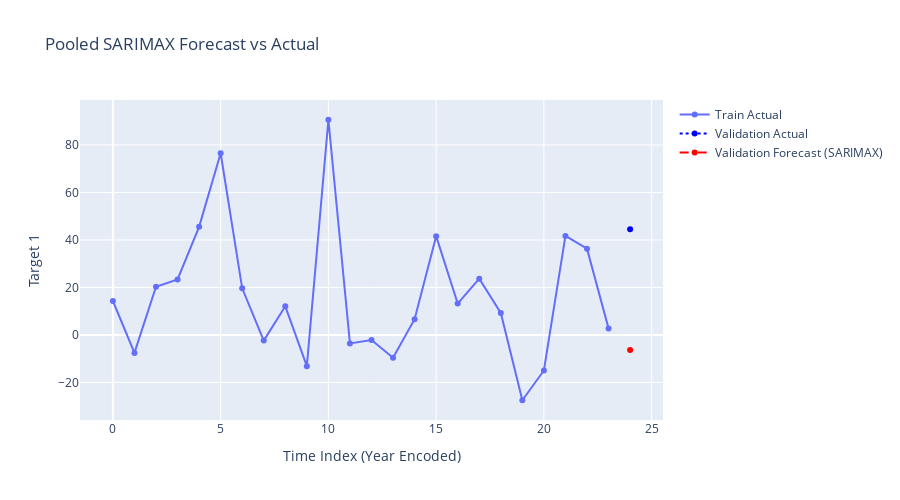

The code cell stored with this chart in its notebook:
### Code cell
df = df_sarimax.copy()
df = df[['Year', ' Target 1 ', 'Company']].dropna()

# Sort by time and optionally company
df = df.sort_values(['Year', 'Company'])

# Create a datetime index (or numeric index)
df['time_index'] = pd.factorize(df['Year'])[0]

# Group by year to get a pooled total/average (or you can keep full granularity)
# Here we just use the average Target 1 per year across companies
grouped_df = df.groupby('time_index').agg({' Target 1 ': 'mean'}).reset_index()

# Split into train/val (hold out last year)
train = grouped_df[grouped_df['time_index'] < grouped_df['time_index'].max()]
val = grouped_df[grouped_df['time_index'] == grouped_df['time_index'].max()]

# Define endog
endog = train[' Target 1 '].values

# --- 2. Fit SARIMAX ---
model = SARIMAX(endog, order=(1, 1, 1), seasonal_order=(1, 1, 0, 4),
                enforce_stationarity=False, enforce_invertibility=False)
results = model.fit(disp=False)

# --- 3. Predict for validation period ---
forecast = results.predict(start=len(endog), end=len(endog))

# --- 4. Evaluate ---
actual = val[' Target 1 '].values
rmse = np.sqrt(mean_squared_error(actual, forecast))
print(f"Validation RMSE: {rmse:.2f}")

# --- 5. Plot with Plotly ---
fig = go.Figure()

# Plot training actuals
fig.add_trace(go.Scatter(
    x=train['time_index'],
    y=train[' Target 1 '],
    mode='lines+markers',
    name='Train Actual'
))

# Plot validation actuals
fig.add_trace(go.Scatter(
    x=val['time_index'],
    y=actual,
    mode='markers+lines',
    name='Validation Actual',
    line=dict(dash='dot', color='blue')
))

# Plot validation predictions
fig.add_trace(go.Scatter(
    x=val['time_index'],
    y=forecast,
    mode='markers+lines',
    name='Validation Forecast (SARIMAX)',
    line=dict(dash='dash', color='red')
))

fig.update_layout(
    title="Pooled SARIMAX Forecast vs Actual",
    xaxis_title="Time Index (Year Encoded)",
    yaxis_title="Target 1",
    height=500
)

fig.show()

### Figure 1 — Plotly figure (JSON) as saved in the notebook; plotly's stock layout.template omitted (floating-point values rounded to 4 significant figures)
{"data": [{"mode": "lines+markers", "name": "Train Actual", "type": "scatter", "x": [0, 1, 2, 3, 4, 5, 6, 7, 8, 9, 10, 11, 12, 13, 14, 15, 16, 17, 18, 19, 20, 21, 22, 23], "y": [14.29, -7.557, 20.31, 23.36, 45.53, 76.52, 19.64, -2.386, 12.05, -13.14, 90.62, -3.58, -2.106, -9.586, 6.654, 41.61, 13.22, 23.68, 9.278, -27.5, -14.96, 41.69, 36.3, 2.763]}, {"line": {"color": "blue", "dash": "dot"}, "mode": "markers+lines", "name": "Validation Actual", "type": "scatter", "x": [24], "y": [44.49]}, {"line": {"color": "red", "dash": "dash"}, "mode": "markers+lines", "name": "Validation Forecast (SARIMAX)", "type": "scatter", "x": [24], "y": [-6.348]}], "layout": {"height": 500, "title": {"text": "Pooled SARIMAX Forecast vs Actual"}, "xaxis": {"title": {"text": "Time Index (Year Encoded)"}}, "yaxis": {"title": {"text": "Target 1"}}}}
